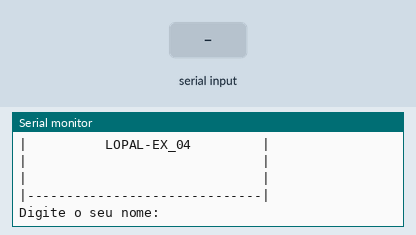
Recording of a sketch running on a simulated Arduino Uno, built with avr-gcc and run on an emulated ATmega328P. Parts: the last lines printed to the serial monitor. The inputs (shaded band) are chosen by the test bench.

Above: at 1.2 s.
1.3 s: "90,45\n" received over Serial
At 3.1 s:
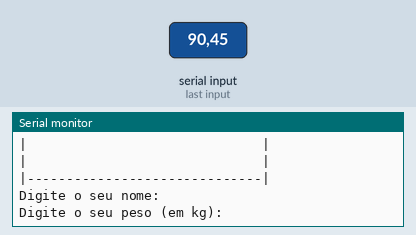
3.8 s: "30,150\n" received over Serial
At 4.4 s:
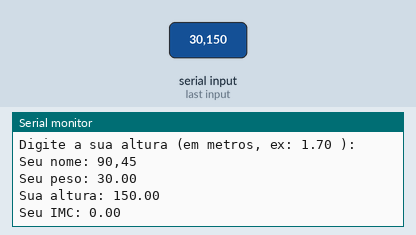

Measured:
- after the input at 1.3 s, the serial monitor: prints a new line after 1.0 s (image 1)
- after the input at 3.8 s, the serial monitor: prints a new line at once (image 2)

The sketch:

lopal_ex_041.ino
```cpp
// Faça um programa que receba o nome, o peso e a altura de uma
//pessoa.

//Variáveis
String nome = "";
float peso = 0;
float altura = 0;
float imc = 0;

void setup()
{
 Serial.begin(9600);
}

void loop()
{
  //cabeçalho
  Serial.println("|------------------------------|");//Primeira Linha
  Serial.println("|                              |");
  Serial.println("|                              |");
  Serial.println("|          LOPAL-EX_04         |");
  Serial.println("|                              |");
  Serial.println("|                              |");
  Serial.println("|------------------------------|");//Ultima linha

 Serial.println("Digite o seu nome:");
  while (!Serial.available());
  nome = Serial.readString();

  Serial.println();

  Serial.println("Digite o seu peso (em kg):");
  while (!Serial.available());
  peso = Serial.parseFloat();

  Serial.println();

  Serial.println("Digite a sua altura (em metros, ex: 1.70 ):");
  while (!Serial.available());
  altura = Serial.parseFloat();


  //processamento
  float imc = peso / (altura * altura);

  //saída
     Serial.println("Seu nome: " + nome);
     Serial.println("Seu peso: " + String(peso));
     Serial.println("Sua altura: " + String(altura));
     Serial.println("Seu IMC: " + String(imc));
     delay (6000);

}
```
